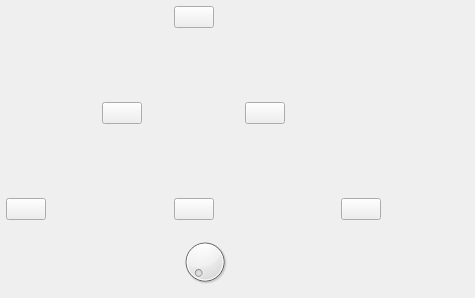
<?xml version="1.0" encoding="UTF-8"?>
<ui version="4.0">
 <class>MyForm</class>
 <widget class="QWidget" name="MyForm">
  <property name="geometry">
   <rect>
    <x>0</x>
    <y>0</y>
    <width>475</width>
    <height>298</height>
   </rect>
  </property>
  <property name="windowTitle">
   <string>Form</string>
  </property>
  <widget class="QDial" name="dial">
   <property name="geometry">
    <rect>
     <x>180</x>
     <y>230</y>
     <width>50</width>
     <height>64</height>
    </rect>
   </property>
  </widget>
  <widget class="QWidget" name="">
   <property name="geometry">
    <rect>
     <x>6</x>
     <y>6</y>
     <width>375</width>
     <height>214</height>
    </rect>
   </property>
   <layout class="QVBoxLayout" name="verticalLayout">
    <item>
     <layout class="QHBoxLayout" name="horizontalLayout_3">
      <item>
       <spacer name="horizontalSpacer_6">
        <property name="orientation">
         <enum>Qt::Horizontal</enum>
        </property>
        <property name="sizeHint" stdset="0">
         <size>
          <width>108</width>
          <height>20</height>
         </size>
        </property>
       </spacer>
      </item>
      <item>
       <widget class="QPushButton" name="pushButton_6">
        <property name="text">
         <string/>
        </property>
       </widget>
      </item>
      <item>
       <spacer name="horizontalSpacer_7">
        <property name="orientation">
         <enum>Qt::Horizontal</enum>
        </property>
        <property name="sizeHint" stdset="0">
         <size>
          <width>88</width>
          <height>20</height>
         </size>
        </property>
       </spacer>
      </item>
     </layout>
    </item>
    <item>
     <spacer name="verticalSpacer">
      <property name="orientation">
       <enum>Qt::Vertical</enum>
      </property>
      <property name="sizeHint" stdset="0">
       <size>
        <width>20</width>
        <height>40</height>
       </size>
      </property>
     </spacer>
    </item>
    <item>
     <layout class="QHBoxLayout" name="horizontalLayout_2">
      <item>
       <spacer name="horizontalSpacer_4">
        <property name="orientation">
         <enum>Qt::Horizontal</enum>
        </property>
        <property name="sizeHint" stdset="0">
         <size>
          <width>40</width>
          <height>20</height>
         </size>
        </property>
       </spacer>
      </item>
      <item>
       <widget class="QPushButton" name="pushButton_4">
        <property name="text">
         <string/>
        </property>
       </widget>
      </item>
      <item>
       <spacer name="horizontalSpacer_3">
        <property name="orientation">
         <enum>Qt::Horizontal</enum>
        </property>
        <property name="sizeHint" stdset="0">
         <size>
          <width>40</width>
          <height>20</height>
         </size>
        </property>
       </spacer>
      </item>
      <item>
       <widget class="QPushButton" name="pushButton_5">
        <property name="text">
         <string/>
        </property>
       </widget>
      </item>
      <item>
       <spacer name="horizontalSpacer_5">
        <property name="orientation">
         <enum>Qt::Horizontal</enum>
        </property>
        <property name="sizeHint" stdset="0">
         <size>
          <width>40</width>
          <height>20</height>
         </size>
        </property>
       </spacer>
      </item>
     </layout>
    </item>
    <item>
     <spacer name="verticalSpacer_2">
      <property name="orientation">
       <enum>Qt::Vertical</enum>
      </property>
      <property name="sizeHint" stdset="0">
       <size>
        <width>20</width>
        <height>40</height>
       </size>
      </property>
     </spacer>
    </item>
    <item>
     <layout class="QHBoxLayout" name="horizontalLayout">
      <item>
       <widget class="QPushButton" name="pushButton">
        <property name="text">
         <string/>
        </property>
       </widget>
      </item>
      <item>
       <spacer name="horizontalSpacer">
        <property name="orientation">
         <enum>Qt::Horizontal</enum>
        </property>
        <property name="sizeHint" stdset="0">
         <size>
          <width>40</width>
          <height>20</height>
         </size>
        </property>
       </spacer>
      </item>
      <item>
       <widget class="QPushButton" name="pushButton_2">
        <property name="text">
         <string/>
        </property>
       </widget>
      </item>
      <item>
       <spacer name="horizontalSpacer_2">
        <property name="orientation">
         <enum>Qt::Horizontal</enum>
        </property>
        <property name="sizeHint" stdset="0">
         <size>
          <width>40</width>
          <height>20</height>
         </size>
        </property>
       </spacer>
      </item>
      <item>
       <widget class="QPushButton" name="pushButton_3">
        <property name="text">
         <string/>
        </property>
       </widget>
      </item>
     </layout>
    </item>
   </layout>
  </widget>
 </widget>
 <resources/>
 <connections/>
</ui>
